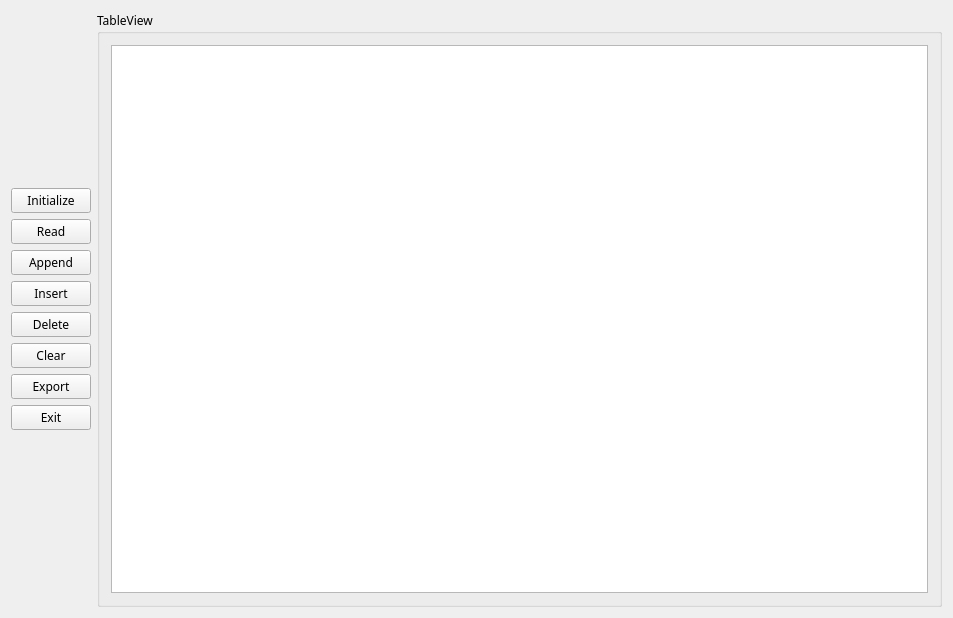
<?xml version="1.0" encoding="UTF-8"?>
<ui version="4.0">
 <class>MyStandardItemModel</class>
 <widget class="QMainWindow" name="MyStandardItemModel">
  <property name="geometry">
   <rect>
    <x>0</x>
    <y>0</y>
    <width>953</width>
    <height>618</height>
   </rect>
  </property>
  <property name="windowTitle">
   <string>MyStandardItemModel</string>
  </property>
  <widget class="QWidget" name="centralWidget">
   <layout class="QHBoxLayout" name="horizontalLayout_2">
    <item>
     <layout class="QVBoxLayout" name="verticalLayout">
      <item>
       <spacer name="verticalSpacer">
        <property name="orientation">
         <enum>Qt::Vertical</enum>
        </property>
        <property name="sizeHint" stdset="0">
         <size>
          <width>20</width>
          <height>40</height>
         </size>
        </property>
       </spacer>
      </item>
      <item>
       <widget class="QPushButton" name="btnInitialize">
        <property name="font">
         <font>
          <family>Microsoft YaHei UI Light</family>
         </font>
        </property>
        <property name="text">
         <string>Initialize</string>
        </property>
       </widget>
      </item>
      <item>
       <widget class="QPushButton" name="btnRead">
        <property name="font">
         <font>
          <family>Microsoft YaHei UI Light</family>
         </font>
        </property>
        <property name="text">
         <string>Read</string>
        </property>
       </widget>
      </item>
      <item>
       <widget class="QPushButton" name="btnAppend">
        <property name="font">
         <font>
          <family>Microsoft YaHei UI Light</family>
         </font>
        </property>
        <property name="text">
         <string>Append</string>
        </property>
       </widget>
      </item>
      <item>
       <widget class="QPushButton" name="btnInsert">
        <property name="font">
         <font>
          <family>Microsoft YaHei UI Light</family>
         </font>
        </property>
        <property name="text">
         <string>Insert</string>
        </property>
       </widget>
      </item>
      <item>
       <widget class="QPushButton" name="btnDelete">
        <property name="font">
         <font>
          <family>Microsoft YaHei UI Light</family>
         </font>
        </property>
        <property name="text">
         <string>Delete</string>
        </property>
       </widget>
      </item>
      <item>
       <widget class="QPushButton" name="btnClear">
        <property name="font">
         <font>
          <family>Microsoft YaHei UI Light</family>
         </font>
        </property>
        <property name="text">
         <string>Clear</string>
        </property>
       </widget>
      </item>
      <item>
       <widget class="QPushButton" name="btnExport">
        <property name="font">
         <font>
          <family>Microsoft YaHei UI Light</family>
         </font>
        </property>
        <property name="text">
         <string>Export</string>
        </property>
       </widget>
      </item>
      <item>
       <widget class="QPushButton" name="btnExit">
        <property name="font">
         <font>
          <family>Microsoft YaHei UI Light</family>
         </font>
        </property>
        <property name="text">
         <string>Exit</string>
        </property>
       </widget>
      </item>
      <item>
       <spacer name="verticalSpacer_2">
        <property name="orientation">
         <enum>Qt::Vertical</enum>
        </property>
        <property name="sizeHint" stdset="0">
         <size>
          <width>20</width>
          <height>40</height>
         </size>
        </property>
       </spacer>
      </item>
     </layout>
    </item>
    <item>
     <widget class="QGroupBox" name="groupBox">
      <property name="font">
       <font>
        <family>Microsoft YaHei UI Light</family>
       </font>
      </property>
      <property name="title">
       <string>TableView</string>
      </property>
      <layout class="QHBoxLayout" name="horizontalLayout">
       <item>
        <widget class="QTableView" name="tableView">
         <property name="font">
          <font>
           <family>Microsoft YaHei UI Light</family>
          </font>
         </property>
        </widget>
       </item>
      </layout>
     </widget>
    </item>
   </layout>
  </widget>
  <widget class="QMenuBar" name="menuBar">
   <property name="geometry">
    <rect>
     <x>0</x>
     <y>0</y>
     <width>953</width>
     <height>26</height>
    </rect>
   </property>
  </widget>
 </widget>
 <layoutdefault spacing="6" margin="11"/>
 <resources/>
 <connections>
  <connection>
   <sender>btnExit</sender>
   <signal>clicked()</signal>
   <receiver>MyStandardItemModel</receiver>
   <slot>close()</slot>
   <hints>
    <hint type="sourcelabel">
     <x>86</x>
     <y>483</y>
    </hint>
    <hint type="destinationlabel">
     <x>476</x>
     <y>308</y>
    </hint>
   </hints>
  </connection>
 </connections>
</ui>
